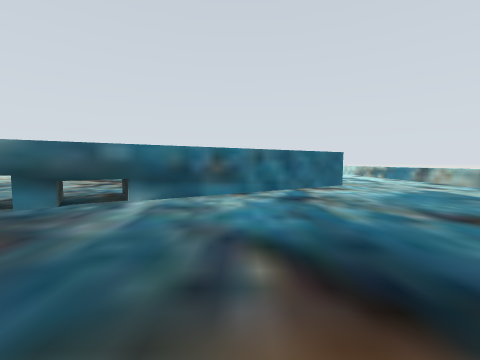
View 1 (above)

21 first-person views from a walk through a robot-simulator world made for Gazebo. The camera is 0.67 m above the floor, tilts 4° down and sees 90° across. The floor is counted in squares, 1 m on a side. Each view is taken from the middle of a square. On the plan, view 1 faces up. The plan holds only what a view shows up to about 9 squares ahead; the rest is blank.

View 2
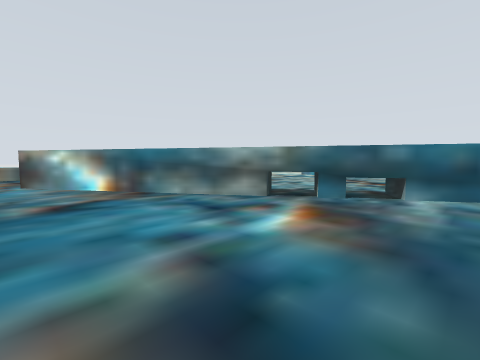

View 3
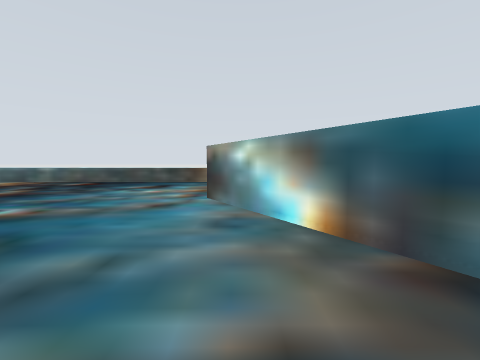

View 4
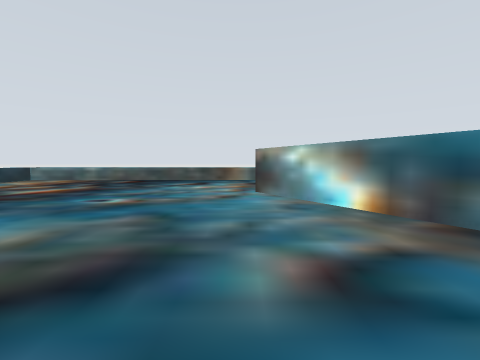

View 5
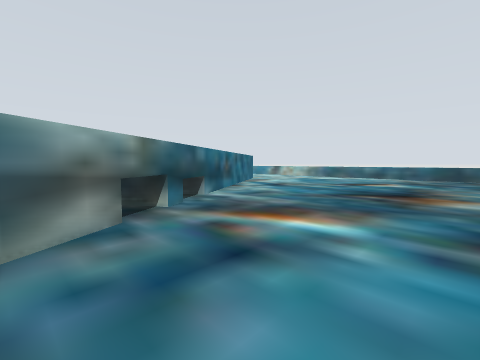

View 6
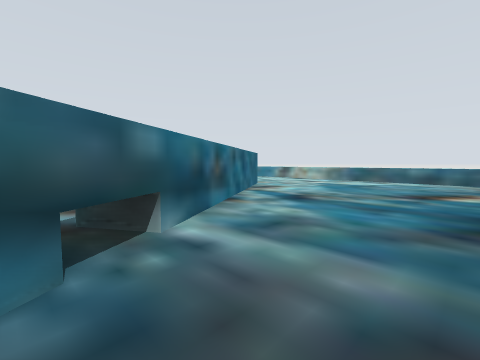

View 7
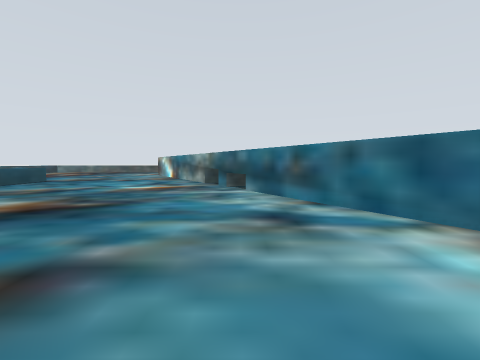

View 8
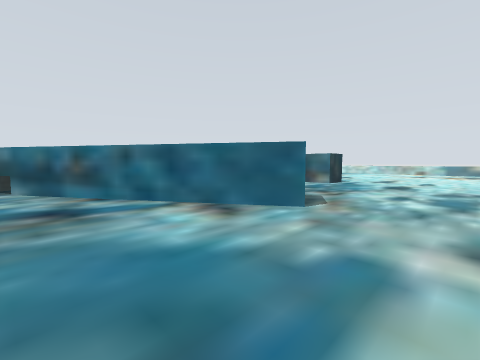

View 9
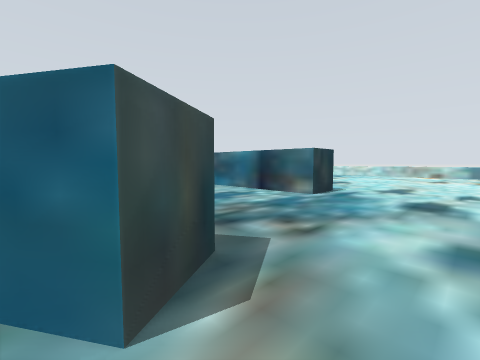

View 10
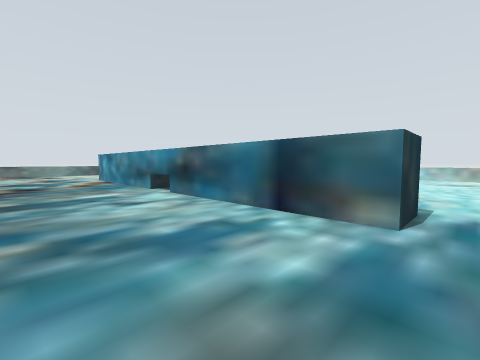

View 11
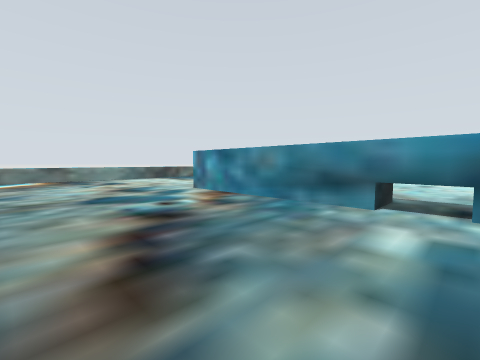

View 12
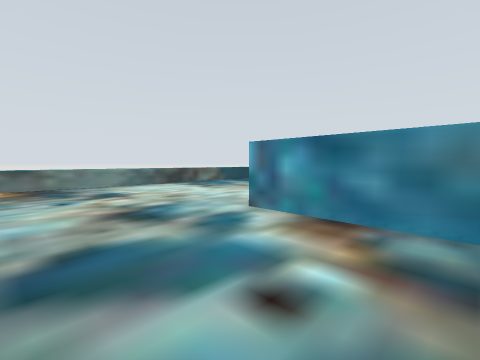

View 13
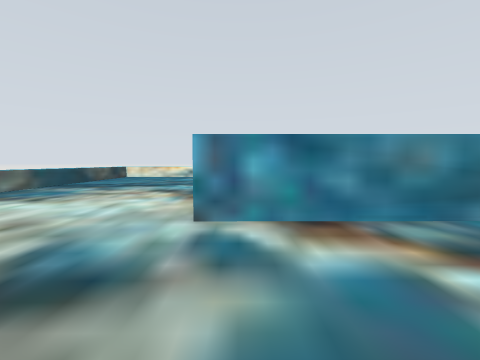

View 14
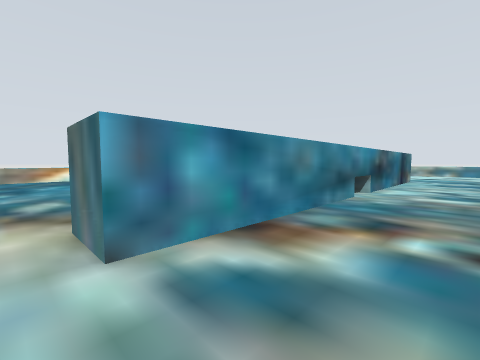

View 15
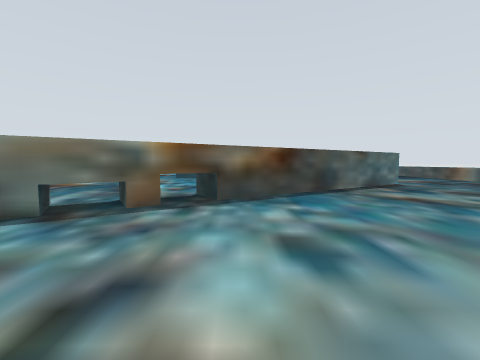

View 16
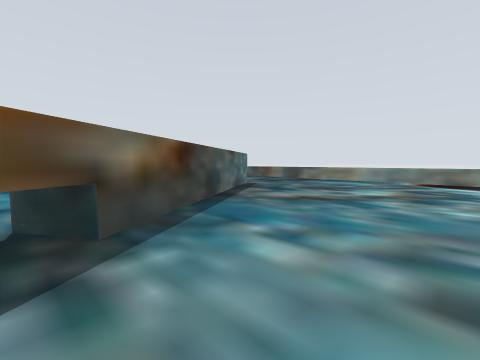

View 17
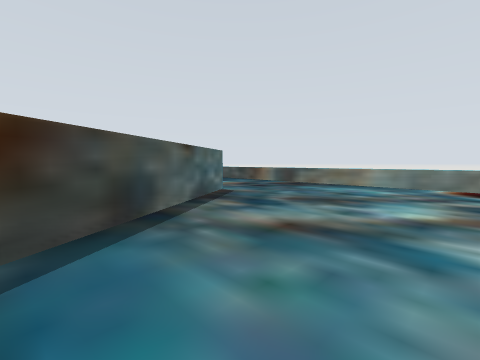

View 18
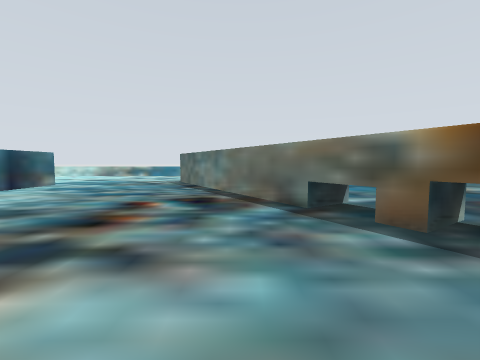

View 19
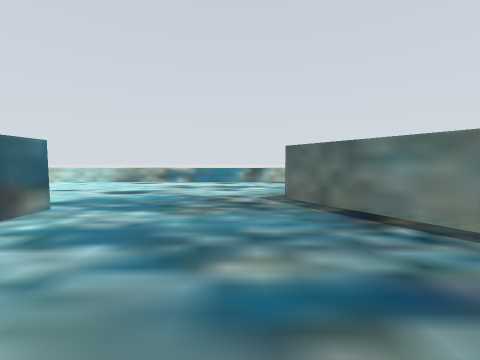

View 20
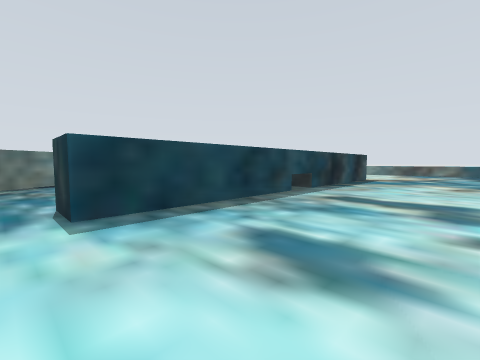

View 21
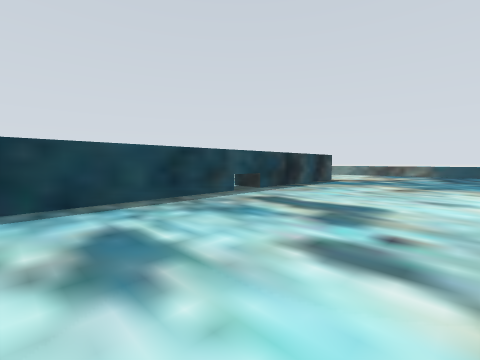

### Floor plan
Points are (right, up) in squares from view 1. A wall is a line through its corners. A room is listed if a view was taken in it or the views show most of it. See-through windows are left out.
Room 1 (views 1, 2, 3, 4, 5, 6, 7, 8)
walls: (3.1, 7.3) (-9.6, -0.6)
low walls: (-5, -3.3) (-3.2, -3.3); (-3.1, 3.3) (-3.7, 4.2); (-4.6, 3.7) (-4, 2.7); (6.5, 0) (6.5, 5.5); (-13.5, -0.4) (-13.5, -8.6); (-13, -9.3) (-12.2, -9.3)
ways out: opening at (-12, -1) to room 2; opening at (5, 5.3) to room 2
Room 2 (views 9, 10, 11, 12, 13, 14, 15, 16, 17, 18, 19, 20, 21)
walls: (-7.6, 12.7) (1.5, 12.8) (1.5, 11.8) (-8.5, 11.7) (-8.5, 12.8); (-10.2, 0.2) (2.6, 8.1) (3.1, 7.3)
low walls: (-4, 12.8) (-4, 11.7); (-3.3, 4.5) (-2.7, 3.5); (-1.9, 4) (-2.5, 5); (-7.1, 20.7) (-9.1, 20.7); (-13.5, 6.1) (-13.5, -0.4); (2, 20.8) (1, 20.8); (6.5, 5.5) (6.5, 15.7); (-13.6, 18.1) (-13.5, 7.9)
ways out: opening at (-12, -1) to room 1; opening at (5, 5.3) to room 1

Positions as (right, up) in squares from view 1, and headings:
1: (0, 0), facing up
2: (-1, -1), facing up-left
3: (-5, 0), facing left
4: (-4, -1), facing left
5: (-5, 0), facing up-right
6: (-3, 2), facing up-right
7: (4, 4), facing left
8: (5, 4), facing up-left
9: (4, 7), facing up-left
10: (2, 9), facing up-left
11: (-3, 8), facing up-left
12: (-6, 9), facing up-left
13: (-8, 9), facing up
14: (-9, 10), facing up-right
15: (-5, 8), facing down
16: (-4, 6), facing down-left
17: (-6, 5), facing down-left
18: (-6, 6), facing right
19: (-2, 9), facing right
20: (2, 16), facing down-left
21: (1, 17), facing down-left
